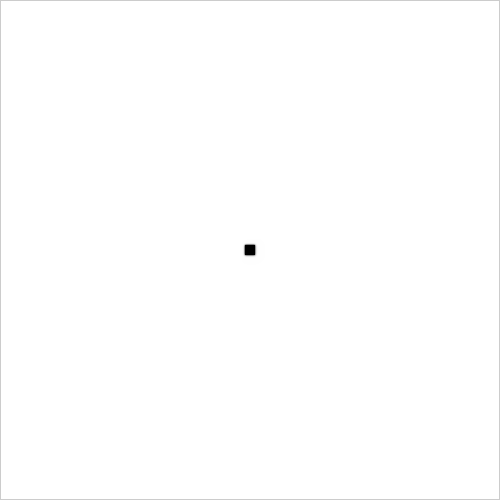
Frame 1 (no input)
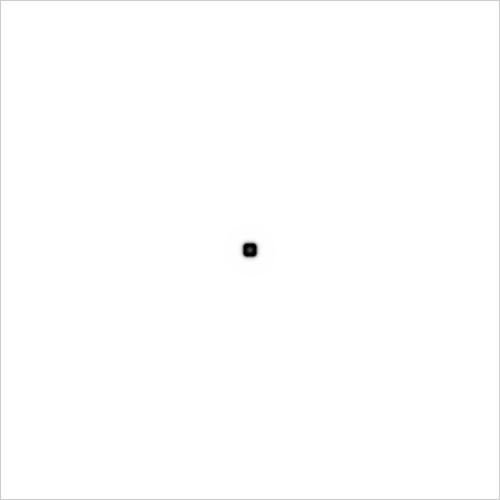
Frame 60 (the mouse pressed at the canvas centre just before this capture)
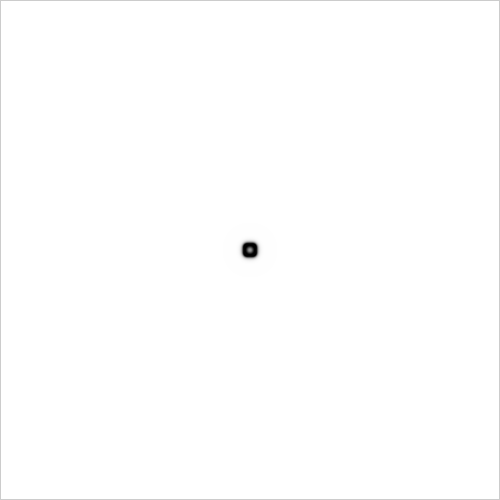
Frame 120 (the mouse held since frame 60 and released just before this capture)

The Processing sketch that drew these frames (run headless with seeded random() and noise(); from frame 60 on, the mouse is pressed at the canvas centre):

// Processing sketch: generative_art_j144
// ── generative_art_j144.pde
Cell[][] grid;
Cell[][] prev;
int size = 15;
int startx, starty;
int xmin, xmax, ymin, ymax;

float dA = 0.5;
float dB = 0.25;
float feed = 0.072;
float k = 0.062;
float fr = 4;

void setup() {
  size(500, 500);
  frameRate(30);
  smooth();
  noFill();
  grid = new Cell[width][height];
  prev = new Cell[width][height];

  for (int i = 0; i < width; i++) {
    for (int j = 0; j < height; j ++) {
      float a = 1;
      float b = 0;
      grid[i][j] = new Cell(a, b);
      prev[i][j] = new Cell(a, b);
    }
  }

  for (int n = 0; n < 1; n++) {
    startx = width/2;
    starty = height/2;

    for (int i = startx-5; i < startx+5; i++) {
      for (int j = starty-5; j < starty+5; j ++) {
        float a = 0;
        float b = 1;
        grid[i][j] = new Cell(a, b);
        prev[i][j] = new Cell(a, b);
      }
    }
  }
  size = 30;
  xmin = constrain(startx-size, 1, width-1);
  xmax = constrain(startx+size, 1, width-1);
  ymin = constrain(starty-size, 1, height-1);
  ymax = constrain(starty+size, 1, height-1);
}

class Cell {
  float a;
  float b;

  Cell(float a_, float b_) {
    a = a_;
    b = b_;
  }
}


void update() {
  //if (frameCount%50 == 0) size++;
  boolean test = true;
  while (test && xmin > 1) {
    test = false;
    for (int i = ymin; i < ymax; i++) {
      if (prev[xmin][i].b > 0.001) {
        xmin = constrain(xmin-1, 1, width-1);
        test = true;
      }
    }
  }
  test = true;
  while (test && xmax < width-1) {
    test = false;
    for (int i = ymin; i < ymax; i++) {
      if (prev[xmax-1][i].b > 0.001) {
        xmax = constrain(xmax+1, 1, width-1);
        test = true;
      }
    }
  }
  test = true;
  while (test && ymin > 1) {
    test = false;
    for (int i = xmin; i < xmax; i++) {
      if (prev[i][ymin].b > 0.001) {
        test = true;
        ymin = constrain(ymin-1, 1, width-1);
      }
    }
  }
  test = true;
  while (test && ymax < height-1) {
    test = false;
    for (int i = xmin; i < xmax; i++) {
      if (prev[i][ymax-1].b > 0.001) {
        ymax = constrain(ymax+1, 1, width-1);
        test = true;
      }
    }
  }
  for (int i = xmin; i < xmax; i++) {
    for (int j = ymin; j < ymax; j ++) {
      Cell spot = prev[i][j];
      Cell newspot = grid[i][j];

      float a = spot.a;
      float b = spot.b;

      float laplaceA = 0;
      float laplaceAa = 0;
      float laplaceAb = 0;
      laplaceA += a*-1;
      laplaceAa += prev[i+1][j].a;
      laplaceAa += prev[i-1][j].a;
      laplaceAa += prev[i][j+1].a;
      laplaceAa += prev[i][j-1].a;
      laplaceAb += prev[i-1][j-1].a;
      laplaceAb += prev[i+1][j-1].a;
      laplaceAb += prev[i-1][j+1].a;
      laplaceAb += prev[i+1][j+1].a;
      laplaceA += laplaceAa*0.2 + laplaceAb*0.05;

      float laplaceB = 0;
      float laplaceBa = 0;
      float laplaceBb = 0;
      laplaceB += b*-1;
      laplaceBa += prev[i+1][j].b;
      laplaceBa += prev[i-1][j].b;
      laplaceBa += prev[i][j+1].b;
      laplaceBa += prev[i][j-1].b;
      laplaceBb += prev[i-1][j-1].b;
      laplaceBb += prev[i+1][j-1].b;
      laplaceBb += prev[i-1][j+1].b;
      laplaceBb += prev[i+1][j+1].b;
      laplaceB += laplaceBa*0.2 + laplaceBb*0.05;

      newspot.a = a + (dA*laplaceA - a*b*b + feed*(1-a))*1;
      newspot.b = b + (dB*laplaceB + a*b*b - (k+feed)*b)*1;

      newspot.a = constrain(newspot.a, 0, 1);
      newspot.b = constrain(newspot.b, 0, 1);
    }
  }
}

void swap() {
  /**Cell[][] temp = prev;
  prev = grid;
  grid = temp;**/
  grid = prev;
}

void draw() {
  //background(1);
  //println(frameRate);
  
  /**if (frameRate > 24)
    fr = constrain(fr+0.05, 1, 30);
  else if (frameRate < 24)
    fr = constrain(fr-0.05, 1, 30);
  println(fr);**/
  for (int i = 0; i < fr; i++) {
    update();
    swap();
  }

  loadPixels();
  for (int i = 1; i < width-1; i++) {
    for (int j = 1; j < height-1; j ++) {
      Cell spot = grid[i][j];
      float a = spot.a;
      float b = spot.b;
      int pos = i + j * width;
      pixels[pos] = color((a-b)*255);
    }
  }
  updatePixels();
  /**line(xmin, ymin, xmax, ymin);
  line(xmin, ymin, xmin, ymax);
  line(xmax, ymin, xmax, ymax);
  line(xmin, ymax, xmax, ymax);**/
}
